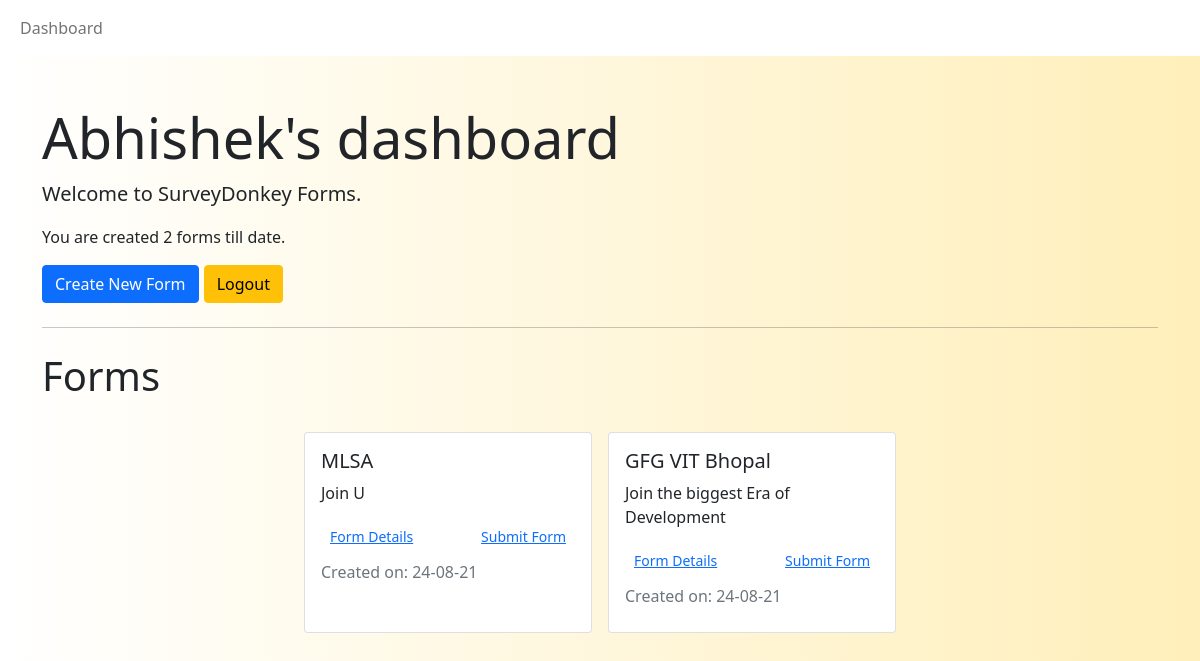
Page /dashboard/ (signed in) on the earlier database version.
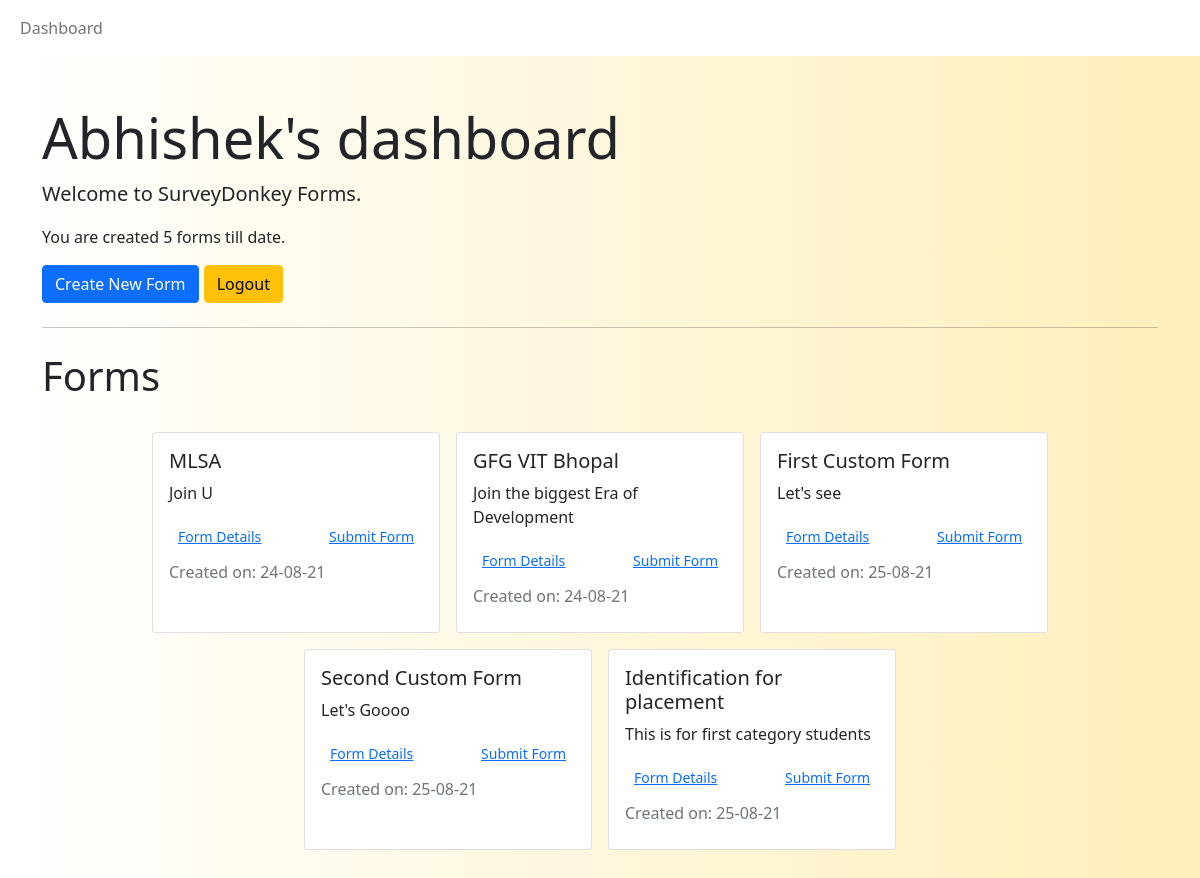
Same page on the later database version.
### forms/models.py (models this page shows, shortened)
class Form(models.Model):
    title = models.CharField(max_length=255)
    description = models.CharField(max_length=255)
    created_on = models.DateTimeField(auto_now_add=True)
    created_by = models.ForeignKey(to=User, on_delete=CASCADE, default=1)
    class Meta:
        ordering = ['created_on']

### forms/views.py (called while the page is built)
@verified_email_required
def dashboard(request):
    User = get_user_model()
    u = User.objects.get(username=request.user.username)
    formsCreated = Form.objects.filter(created_by=request.user)
    context = {
        'formsCreated': formsCreated,
        'count': formsCreated.count
    }
    return render(request, "dashboard.html", context)

### templates/dashboard.html (shortened to what this page needs)
{% extends 'base.html' %}
{% load socialaccount %}
{% load static %}
{% block content %}
<div class="my-5">
    <div class="jumbotron">
        <h1 class="display-4">{{user.username|capfirst}}'s dashboard</h1>
        <p class="lead">Welcome to SurveyDonkey Forms. </p>
        <p>You are created {{count}} forms till date.</p>
        <p class="lead">
            <a class="btn btn-primary btn-md" href="{% url 'formcreate1' %}" role="button">Create New Form</a>
            <a class="btn btn-warning btn-md" href="{% url 'logout' %}" role="button">Logout</a>
        </p>
        <hr class="my-4">
    </div>
    <div class="form-data">
        <div class="d-flex my-3">
            <h2 class="display-6">Forms</h2>
        </div>
        <div class="form-box d-flex flex-row justify-content-center flex-wrap">
            {% for form in formsCreated %}
            <div class="card m-2" style="width: 18rem;">
                <div class="card-body">
                    <h5 class="fw-normal">{{ form.title }}</h5>
                    <p class="fw-lighter">{{form.description}}</p>
                    <div class="my-2 d-flex flex-wrap justify-content-between">
                        <a class="btn btn-link btn-sm" href="{% url 'formdetail' form.id %}" role="button">Form
                            Details</a>
                        <a class="btn btn-link btn-sm" href="{% url 'formsubmit' form.id %}" role="button">Submit
                            Form</a>
                    </div>
                    <div class="my-2 d-flex flex-wrap justify-content-between">
                        <p class="text-muted m-0">Created on: {{ form.created_on|date:"d-m-y" }}</p>
                    </div>
                </div>
            </div>
            {% endfor %}
        </div>
    </div>
</div>
{% endblock content %}

### templates/base.html (shortened to what this page needs)
{% load socialaccount %}
{% load static %}
<!DOCTYPE html>
<html lang="en">
<head>
    <link href="https://cdn.jsdelivr.net/npm/bootstrap@5.1.0/dist/css/bootstrap.min.css" rel="stylesheet">
    <link rel="stylesheet" type="text/css" href="{% static 'styles/global.css' %}">
</head>
<body>
    {% include 'navbar.html' %}
    <div class="container">
        {% block content %}
        {% endblock content %}
    </div>
</body>
</html>

### templates/navbar.html (shortened to what this page needs)
<header>
  <nav class="navbar navbar-expand-lg navbar-light bg-white">
    <div class="container-fluid">
      <div class="collapse navbar-collapse" id="navbarExample01">
        <ul class="navbar-nav me-auto mb-2 mb-lg-0">
          {% if user.is_authenticated %}
          <li class="nav-item">
            <a class="nav-link" href="{% url 'dashboard' %}">Dashboard</a>
          </li>
          {% else %}
          <li class="nav-item active">
            <a class="nav-link" aria-current="page" href="{% url 'home' %}">Home</a>
          </li>
          {% endif %}
        </ul>
      </div>
    </div>
  </nav>
</header>

### static/styles/global.css (style rules this page uses)
* { padding: 0px; margin: 0px; box-sizing: border-box; }
body { background: #ffefba; background: -webkit-linear-gradient( to right, #ffffff, #ffefba ); background: linear-gradient( to right, #ffffff, #ffefba ); }

Differences in the rows shown:
added Form: title "First Custom Form", description "Let's see", created_on "25-08-21"
added Form: title "Second Custom Form", description "Let's Goooo", created_on "25-08-21"
added Form: title "Identification for placement", description "This is for first category students", created_on "25-08-21"
Other differences:
{{ count }}: "2" → "5"
